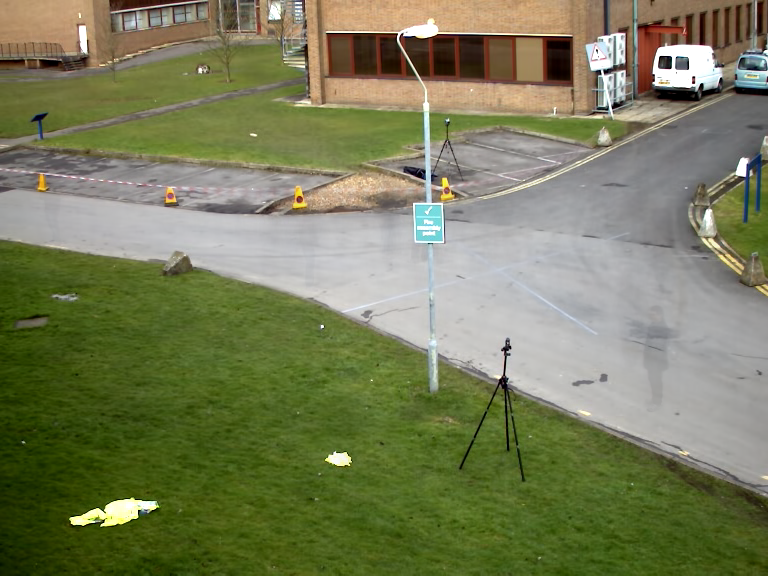
#> input picture opencv/data/img.png, 768 x 576 px
$ python '회전.py'
#> lines starting #> are read from the running program, lines starting #| are printed output that depends on the picture
import cv2
src=cv2.imread('./data/img.png',cv2.IMREAD_COLOR);
#> src is the input picture: shape (576, 768, 3); mean B, G, R 89.1, 124.9, 120.3
height, width, channel = src.shape
#> height = 576; width = 768; channel = 3
#높이,너비,채널 값을 저장해서 회전할 중심점을 설정
#                                  중심점,각도, 비율
matrix = cv2.getRotationMatrix2D((width/2,height/2),90,1)
#> matrix = [[6.12e-17, 1, 96], [-1, 6.12e-17, 672]]
#원본 이미지를 src애 M(아핀 맵 행렬)을 적용하고 출력 이미지 dsize로 변경
dst = cv2.warpAffine(src,matrix,(width,height))
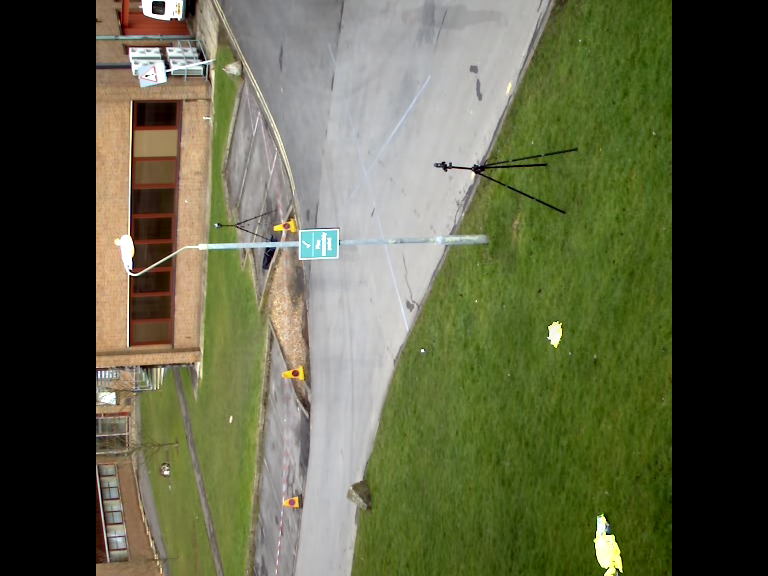
#> dst: shape (576, 768, 3); mean B, G, R 69.4, 97.5, 93.9

cv2.imshow('src',src)
cv2.imshow('dst',dst)
cv2.waitKey()
cv2.destroyAllWindows()

$ run again, with opencv/data/car.png copied over opencv/data/img.png
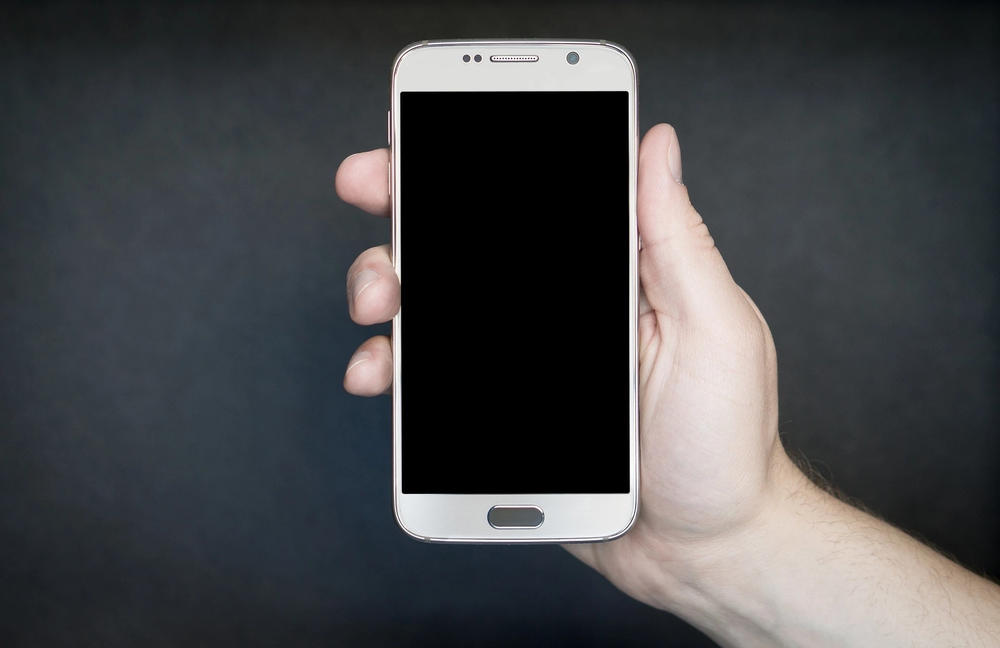
#> input picture opencv/data/car.png, 1000 x 648 px, shrunk from 1920 x 1244 before the run
#> src is the input picture: shape (648, 1000, 3); mean B, G, R 72.2, 70.3, 69.1
#> `dst = cv2.warpAffine(src,matrix,(width,height))`:
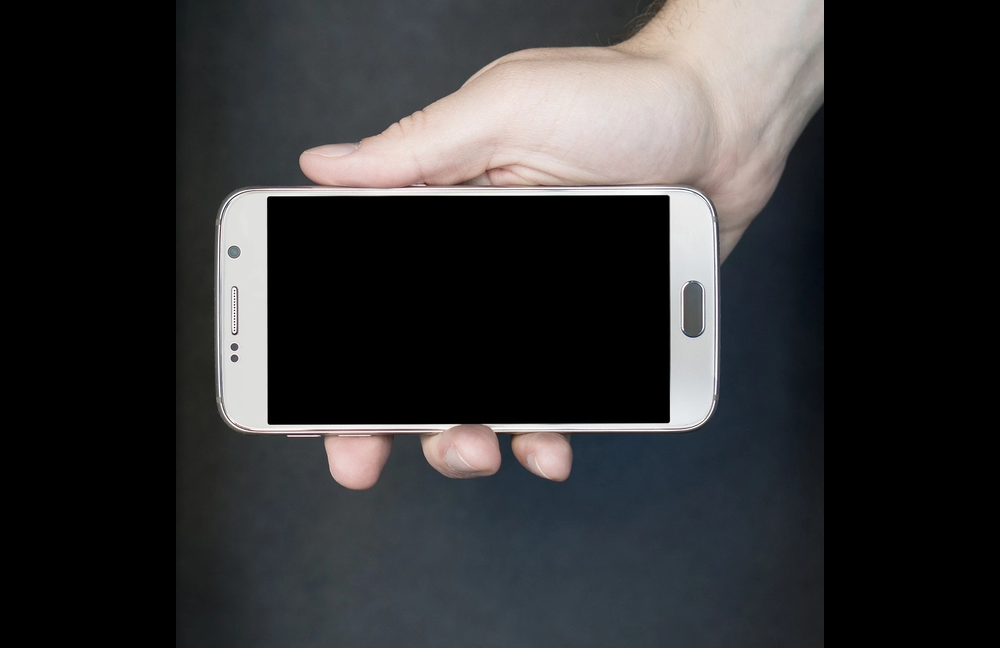
#> dst: shape (648, 1000, 3); mean B, G, R 50, 49, 49.1
